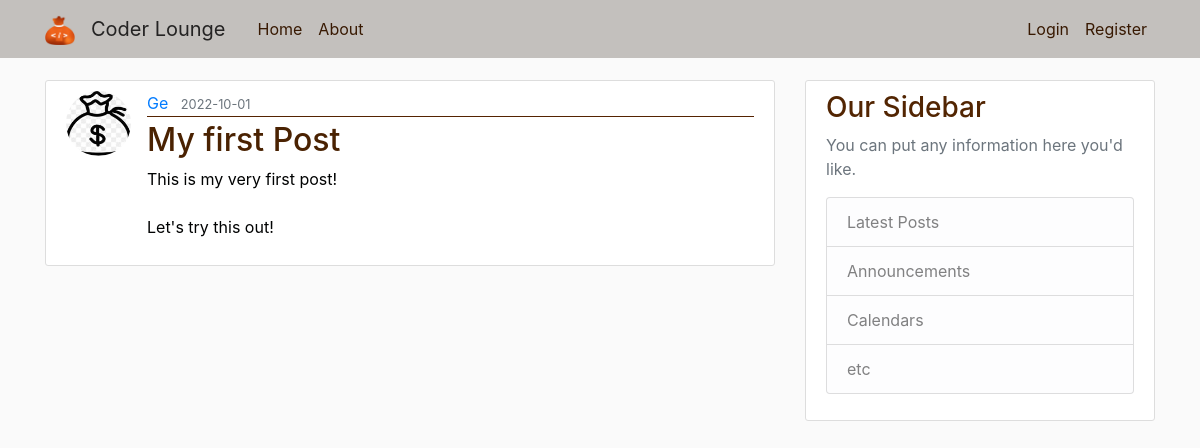
Page /home on the earlier database version.
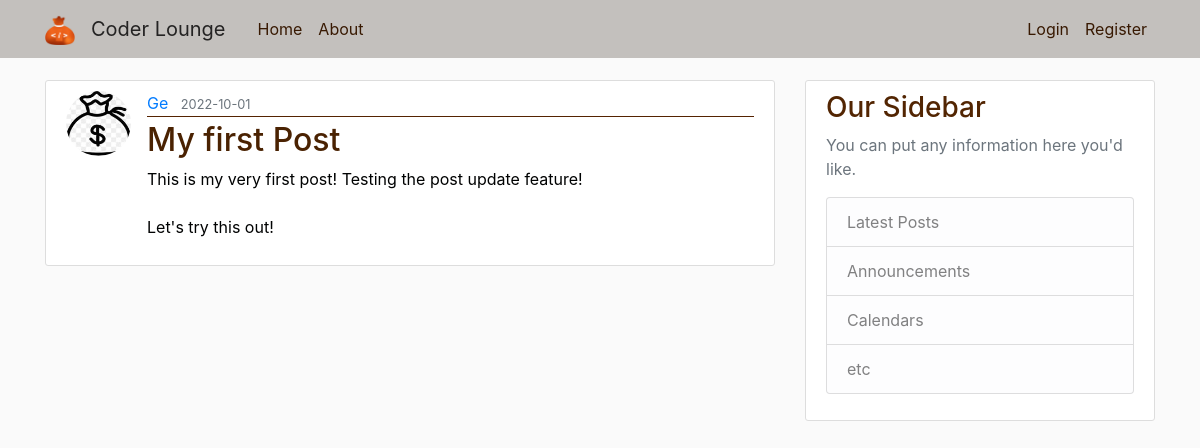
Same page on the later database version.
### flaskblog/models.py (models this page shows, shortened)
class Post(db.Model):
  id = db.Column(db.Integer, primary_key=True)
  title = db.Column(db.String(100), nullable=False)
  date_posted = db.Column(db.DateTime, nullable=False, default=datetime.utcnow)
  content = db.Column(db.Text, nullable=False)
  user_id = db.Column(db.Integer, db.ForeignKey('user.id'), nullable=False)

class User(db.Model, UserMixin):
  id = db.Column(db.Integer, primary_key=True)
  username = db.Column(db.String(20), unique=True, nullable=False)
  email = db.Column(db.String(120), unique=True, nullable=False)
  image_file = db.Column(db.String(20), nullable=False, default='default.jpg')
  password = db.Column(db.String(60), nullable=False)
  posts = db.relationship('Post', backref='author', lazy=True)

### flaskblog/routes.py (the view)
@app.route("/")
@app.route("/home")
def home():
  posts = Post.query.all()
  return render_template('home.html', posts=posts)

### flaskblog/templates/home.html
{% extends "layout.html" %}
{% block content %}
    {% for post in posts %}
      <article class="media content-section">
        <img class="rounded-circle article-img" src=" {{ url_for('static', filename='profile_pics/' + post.author.image_file) }}">
        <div class="media-body">
          <div class="article-metadata">
            <a class="mr-2" href="#">{{ post.author.username }}</a>
            <small class="text-muted">{{ post.date_posted.strftime('%Y-%m-%d') }}</small>
          </div>
          <h2><a class="article-title" href="{{ url_for('post', post_id=post.id) }}">{{ post.title }}</a></h2>
          <p class="article-content">{{ post.content }}</p>
        </div>
      </article>
    {% endfor %}
{% endblock content %}

### flaskblog/templates/layout.html (shortened to what this page needs)
<!DOCTYPE html>
<html>
  <head>
    <link rel="stylesheet" href="https://stackpath.bootstrapcdn.com/bootstrap/4.3.1/css/bootstrap.min.css">
    <link rel="stylesheet" type="text/css" href="{{ url_for ('static', filename='main.css') }}">
  </head>
  <body>
    <header class="site-header">
      <nav class="navbar navbar-expand-md navbar-dark bg-steel fixed-top">
        <div class="container">
          <a class="navbar-brand" href="#">
            <img src="/static/img/project-logo.png" width="30" height="30" alt="">
          <a class="navbar-brand mr-4" href="/">Coder Lounge</a>
          <div class="collapse navbar-collapse" id="navbarToggle">
            <div class="navbar-nav mr-auto">
              <a class="nav-item nav-link" href="{{ url_for('home') }}">Home</a>
              <a class="nav-item nav-link" href="{{ url_for('about') }}">About</a>
            </div>
            <div class="navbar-nav">
              {% if current_user.is_authenticated %}
                <a class="nav-item nav-link" href="{{ url_for('new_post') }}">New Post</a>
                <a class="nav-item nav-link" href="{{ url_for('account') }}">Account</a>
                <a class="nav-item nav-link" href="{{ url_for('logout') }}">Logout</a>
              {% else %}
                <a class="nav-item nav-link" href="{{ url_for('login') }}">Login</a>
                <a class="nav-item nav-link"  href="{{ url_for('register') }}">
                  Register
                </a>
              {% endif %}
              </div>
          </div>
        </div>
      </nav>
    </header>
    <main role="main" class="container">
      <div class="row">
        <div class="col-md-8">
        {% block content %}{% endblock %}
        </div>
        <div class="col-md-4">
          <div class="content-section">
            <h3>Our Sidebar</h3>
            <p class='text-muted'>You can put any information here you'd like.
              <ul class="list-group">
                <li class="list-group-item list-group-item-light">Latest Posts</li>
                <li class="list-group-item list-group-item-light">Announcements</li>
                <li class="list-group-item list-group-item-light">Calendars</li>
                <li class="list-group-item list-group-item-light">etc</li>
              </ul>
            </p>
          </div>
        </div>
      </div>
    </main>
  </body>
  </html>

### flaskblog/static/main.css (style rules this page uses)
body { background: #fafafa; color: #000202; margin-top: 5rem; }
h1, h2, h3, h4, h5, h6 { color: #522502; }
.bg-steel { background-color: #c3c0bd; }
.navbar-dark .navbar-brand { color: rgb(36, 35, 35); }
.site-header .navbar-nav .nav-link { color: #381902; }
.content-section { background: #ffffff; padding: 10px 20px; border: 1px solid #dddddd; border-radius: 3px; margin-bottom: 20px; }
.article-title { color: #4a2202; }
.article-content { white-space: pre-line; }
.article-img { height: 65px; width: 65px; margin-right: 16px; }
.article-metadata { padding-bottom: 1px; margin-bottom: 4px; border-bottom: 1px solid #552301 }

Differences in the rows shown:
changed Post "My first Post": content "This is my very first post! Let's try this out!" → "This is my very first post! Testing the post update feature! Let's try this out!"
